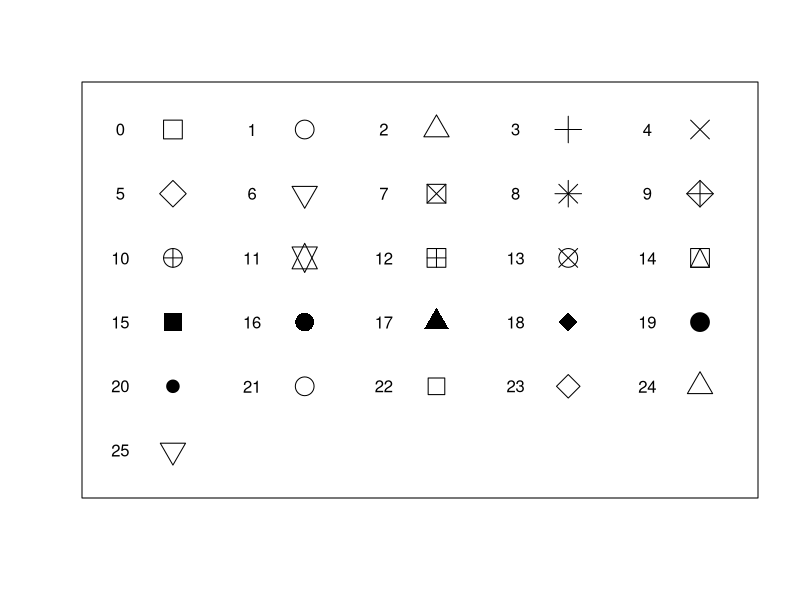
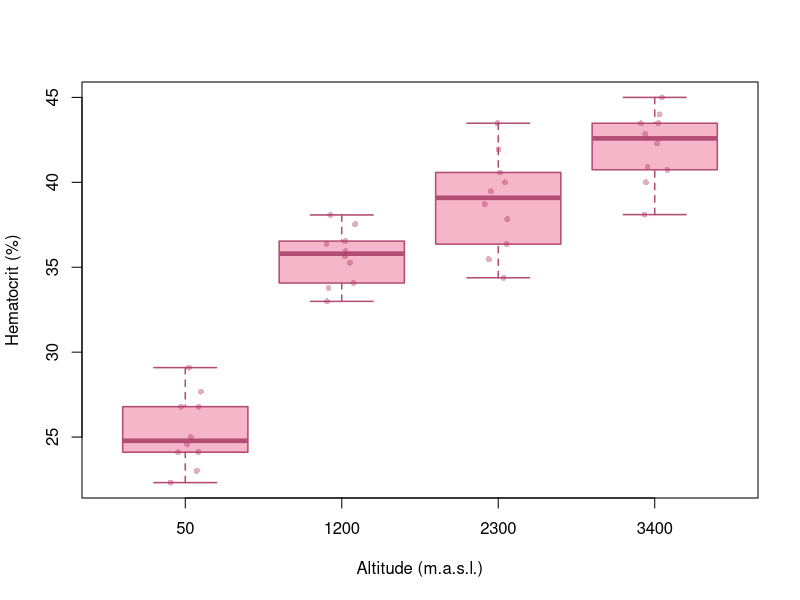

Generate these figures, in order, with R:
## ---- chunk 1

#creating coordinates for the symbols in x and y axis
x <- rep(1:5, times = 6)
y <- rep(6:1, each = 5)

#plot the symbols and this is the same from the website. It showed me some warnings but since the graph shows up as I want, I ignored them
plot(x, y, pch = 0:30, cex = 2.5,
     yaxt = "n", xaxt = "n",
     ann = FALSE, xlim = c(0.5, 5.25),
     ylim = c(0.5, 6.5))

# creating coordinates for the numbers because each symbol has a number. In the original figure numbers are not in the same position as the symbols but to the left so I had to play around with the sequences.
x2 <- rep(seq(0.6, 4.6, 1), times = 6)
y2 <- rep(6:1, each = 5)

#this adds the numbers to the plot
text(x2[1:26], y2[1:26], 0:25)

## ---- chunk 2
data <- read.csv("RawData.csv", header = T)
head(data)
## ---- chunk 3
boxplot(Hematocrit ~ Altitude, data = data,
        xlab = "Altitude (m.a.s.l.)",
        ylab = "Hematocrit (%)",
        col = "#F4B6C8",
        border = "#B34D73",
        lwd = 1.5)

stripchart(Hematocrit ~ Altitude, data = data,
           vertical = TRUE,
           method = "jitter",
           add = TRUE,
           pch = 16,
           col = rgb(0.7, 0.2, 0.4, alpha = 0.4),
           cex = 0.8)
